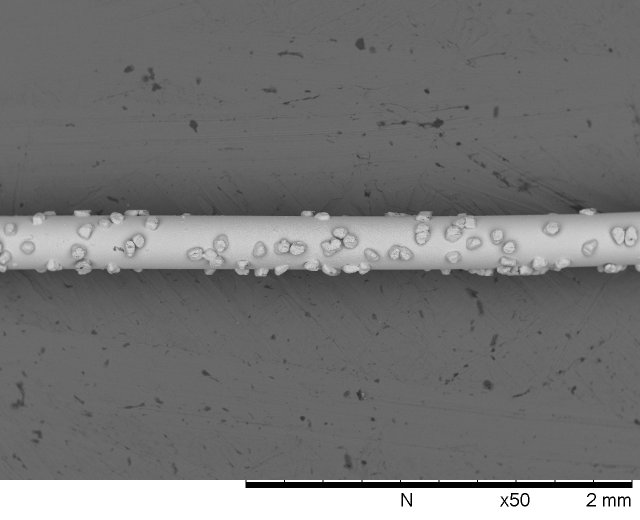
#> input picture images/fio_2.8.tif, 1280 x 1040 px, found by its file name (shown at 1/2 size)
$ python teste2.py   (older library calls are emulated)
#> lines starting #> are read from the running program, lines starting #| are printed output that depends on the picture; after the words box and inside, x2 and y2 are one past the last pixel; in counts of white or black regions, pixels touching at a corner belong together
import numpy as np
import cv2
import matplotlib.pyplot as plt
from skimage.filters import sobel
import scipy.ndimage as ndimage
import skimage.exposure as exposure

imgBig = cv2.imread('fio_2.8.tif',0)
#> imgBig is the input picture: shape (1040, 1280); min 0, max 255, mean 117.4

scale_percent = 100 # percent of original size
w = int(imgBig.shape[1] * scale_percent / 100)
#> w = 1280
h = int(imgBig.shape[0] * scale_percent / 100)
#> h = 1040
dim = (w, h)
#> dim = (1280, 1040)

# [9 lines of commented-out code are left out]
img = cv2.resize(imgBig, dim, interpolation=cv2.INTER_AREA)
img_copy = img.copy()
#Histogram equalization - CLAHE - Contrast Limited Adaptive Histogram Equalization
clahe = cv2.createCLAHE(clipLimit = 2.0, tileGridSize=(8,8))
cl_img = clahe.apply(img)
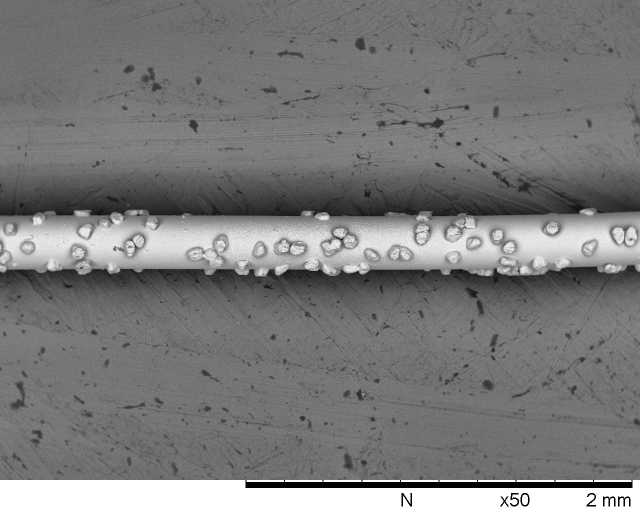
#> cl_img: shape (1040, 1280) (shown at 1/2 size); min 2, max 255, mean 124.2

#Noise reduction - Bilateral blur
bilateral = cv2.bilateralFilter(cl_img, 5, 75, 75)

# [7 lines of commented-out code are left out]
sobelx = cv2.Sobel(bilateral,cv2.CV_64F,1,0,ksize=3)
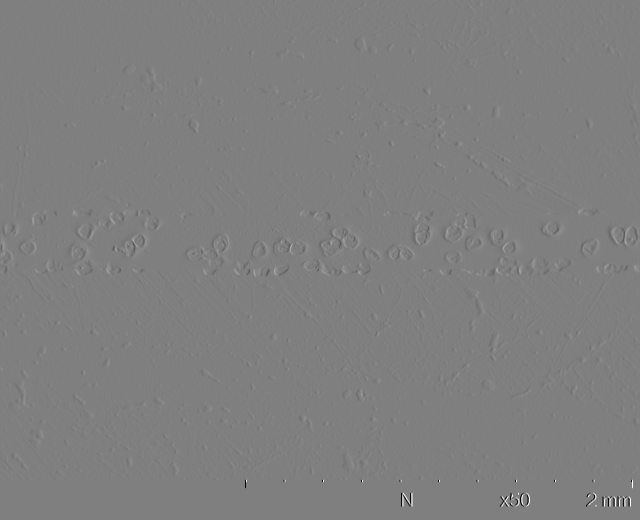
#> sobelx: shape (1040, 1280) float64 (shown at 1/2 size); min -1008, max 1004, mean 0; drawn with min black and max white
sobely = cv2.Sobel(bilateral,cv2.CV_64F,0,1,ksize=3)

# optionally normalize to range 0 to 255 for proper display
sobelx_norm= exposure.rescale_intensity(sobelx, in_range='image', out_range=(0,255)).clip(0,255).astype(np.uint8)
sobely_norm= exposure.rescale_intensity(sobelx, in_range='image', out_range=(0,255)).clip(0,255).astype(np.uint8)

# square
sobelx2 = cv2.multiply(sobelx,sobelx)
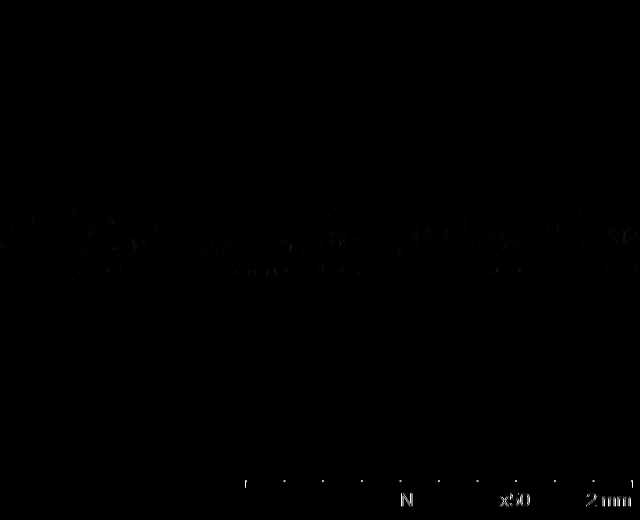
#> sobelx2: shape (1040, 1280) float64 (shown at 1/2 size); min 0, max 1016064, mean 1354.7; drawn with min black and max white
sobely2 = cv2.multiply(sobely,sobely)

# add together and take square root
sobel_magnitude = cv2.sqrt(sobelx2 + sobely2)
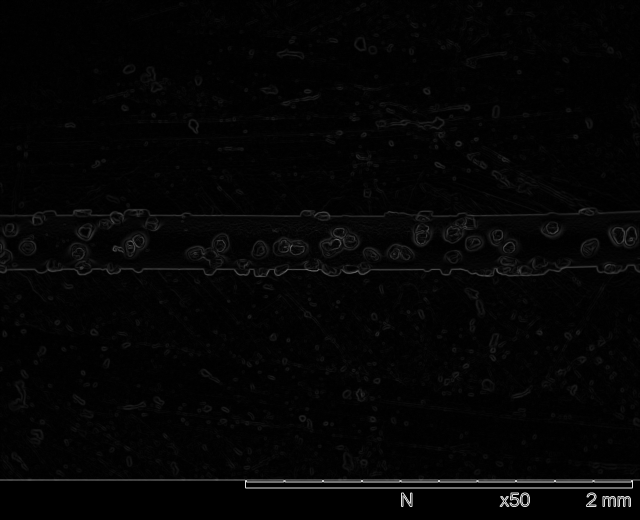
#> sobel_magnitude: shape (1040, 1280) float64 (shown at 1/2 size); min 0, max 1122.5, mean 22.7; drawn with min black and max white

# normalize to range 0 to 255 and clip negatives
sobel_magnitude = exposure.rescale_intensity(sobel_magnitude, in_range='image', out_range=(0,255)).clip(0,255).astype(np.uint8)


# Trying Canny
canny = cv2.Canny(bilateral, 80, 160)
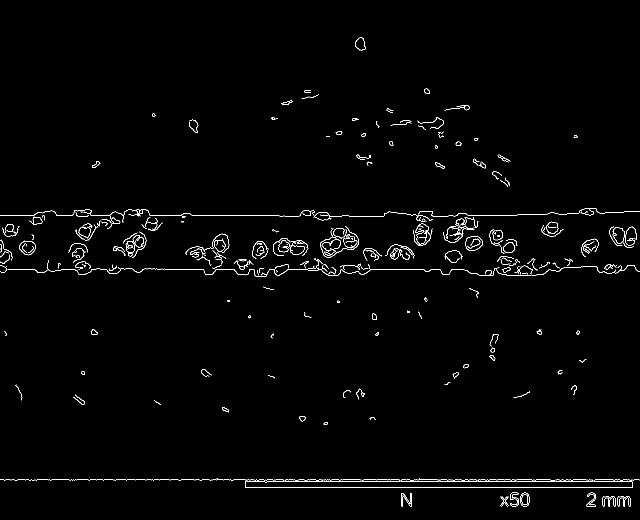
#> canny: shape (1040, 1280) (shown at 1/2 size); 1.3% white in thin lines or dots

#Morphological process - Opening
kernel = np.ones((5,5),np.uint8)
opening = cv2.morphologyEx(sobel_magnitude, cv2.MORPH_OPEN, kernel)


#Finding Contours
contours, hierarchy = cv2.findContours(canny, cv2.RETR_EXTERNAL, cv2.CHAIN_APPROX_NONE)
#> contours = 281 contours, 221 with area under 20; largest, box (x1, y1, x2, y2) and area: (931, 472, 966, 502) 772, (39, 481, 71, 511) 686, (1225, 455, 1249, 488) 544, (643, 478, 682, 504) 541, (1092, 443, 1117, 468) 423
largest_contours = sorted(contours, key=cv2.contourArea)[-20:]
#> largest_contours = 20 contours; largest, box (x1, y1, x2, y2) and area: (931, 472, 966, 502) 772, (39, 481, 71, 511) 686, (1225, 455, 1249, 488) 544, (643, 478, 682, 504) 541, (1092, 443, 1117, 468) 423
cv2.drawContours(img_copy, largest_contours, -1, (0, 255, 0), -1)

# [5 lines of commented-out code are left out]
cv2.imshow('Bilateral', bilateral)
cv2.imshow('Canny', canny)
# cv2.imshow('Sobel', sobel_magnitude)
# cv2.imshow('Opened Sobel', opening)
cv2.imshow('Contours', img_copy)
cv2.waitKey(0)
cv2.destroyAllWindows()

$ run again, with images/fio_2.1.tif copied over images/fio_2.8.tif
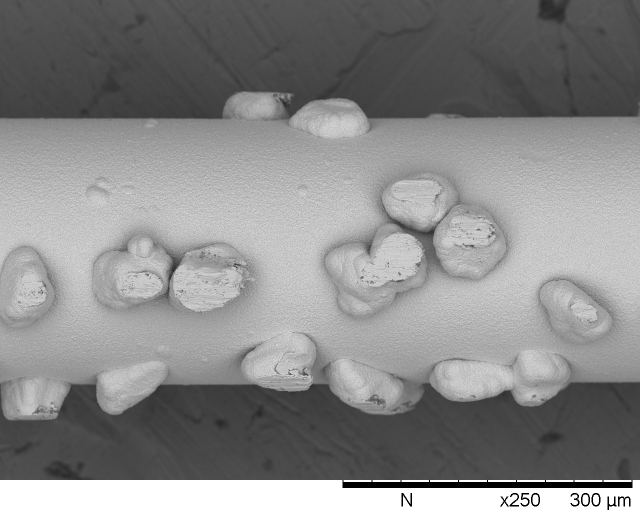
#> input picture images/fio_2.1.tif, 1280 x 1040 px, found by its file name (shown at 1/2 size)
#> imgBig is the input picture: shape (1040, 1280); min 0, max 255, mean 137.9
#> `cl_img = clahe.apply(img)`:
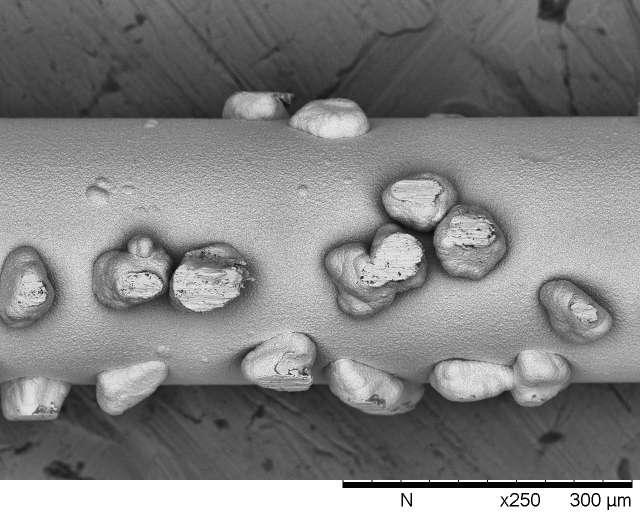
#> cl_img: shape (1040, 1280) (shown at 1/2 size); min 2, max 255, mean 131.1
#> `canny = cv2.Canny(bilateral, 80, 160)`:
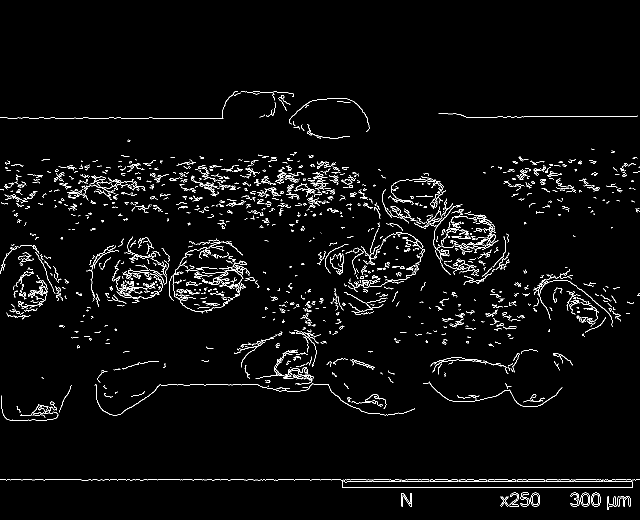
#> canny: shape (1040, 1280) (shown at 1/2 size); 2.9% white in thin lines or dots, all inside (x1, y1, x2, y2) = (0, 183, 1280, 1020)
#> contours = 1423 contours, 1334 with area under 20; largest, box (x1, y1, x2, y2) and area: (1182, 985, 1201, 1013) 405, (1161, 985, 1180, 1013) 405, (1061, 985, 1080, 1013) 405, (576, 734, 627, 759) 306, (975, 959, 1033, 964) 213
#> largest_contours = 20 contours; largest, box (x1, y1, x2, y2) and area: (1182, 985, 1201, 1013) 405, (1161, 985, 1180, 1013) 405, (1061, 985, 1080, 1013) 405, (576, 734, 627, 759) 306, (975, 959, 1033, 964) 213
